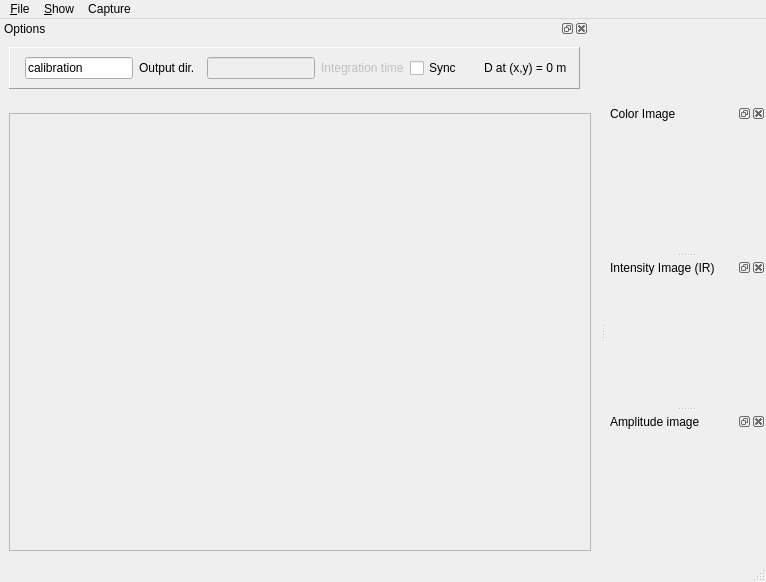
<?xml version="1.0" encoding="UTF-8"?>
<ui version="4.0">
 <class>RawImagesWindow</class>
 <widget class="QMainWindow" name="RawImagesWindow">
  <property name="geometry">
   <rect>
    <x>0</x>
    <y>0</y>
    <width>766</width>
    <height>582</height>
   </rect>
  </property>
  <property name="sizePolicy">
   <sizepolicy hsizetype="Expanding" vsizetype="Expanding">
    <horstretch>0</horstretch>
    <verstretch>0</verstretch>
   </sizepolicy>
  </property>
  <property name="windowTitle">
   <string>RGB-D Capture</string>
  </property>
  <widget class="QWidget" name="centralwidget">
   <layout class="QHBoxLayout" name="horizontalLayout">
    <item>
     <widget class="QFrame" name="frame_2">
      <property name="sizePolicy">
       <sizepolicy hsizetype="Expanding" vsizetype="Expanding">
        <horstretch>0</horstretch>
        <verstretch>0</verstretch>
       </sizepolicy>
      </property>
      <property name="frameShape">
       <enum>QFrame::StyledPanel</enum>
      </property>
      <property name="frameShadow">
       <enum>QFrame::Raised</enum>
      </property>
      <layout class="QHBoxLayout" name="horizontalLayout_2">
       <item>
        <widget class="ntk::ImageWidget" name="depthView" native="true">
         <property name="minimumSize">
          <size>
           <width>320</width>
           <height>240</height>
          </size>
         </property>
         <property name="focusPolicy">
          <enum>Qt::ClickFocus</enum>
         </property>
        </widget>
       </item>
      </layout>
     </widget>
    </item>
   </layout>
  </widget>
  <widget class="QMenuBar" name="menubar">
   <property name="geometry">
    <rect>
     <x>0</x>
     <y>0</y>
     <width>766</width>
     <height>22</height>
    </rect>
   </property>
   <widget class="QMenu" name="menuShow">
    <property name="title">
     <string>&amp;Show</string>
    </property>
    <addaction name="action_3D_View"/>
    <addaction name="action_Filters"/>
    <addaction name="action_Show_Modeler"/>
   </widget>
   <widget class="QMenu" name="menuFile">
    <property name="title">
     <string>&amp;File</string>
    </property>
    <addaction name="action_GrabOneFrame"/>
    <addaction name="action_GrabFrames"/>
    <addaction name="action_Screen_capture_mode"/>
    <addaction name="actionSave_calibration_parameters"/>
    <addaction name="separator"/>
    <addaction name="action_Quit"/>
   </widget>
   <widget class="QMenu" name="menuCapture">
    <property name="title">
     <string>Capture</string>
    </property>
    <addaction name="actionPause"/>
    <addaction name="actionNext_frame"/>
    <addaction name="actionShow_IR"/>
    <addaction name="actionDual_RGB_IR_mode"/>
   </widget>
   <addaction name="menuFile"/>
   <addaction name="menuShow"/>
   <addaction name="menuCapture"/>
  </widget>
  <widget class="QStatusBar" name="statusbar"/>
  <widget class="QDockWidget" name="dockWidget">
   <property name="windowTitle">
    <string>Color Image</string>
   </property>
   <attribute name="dockWidgetArea">
    <number>2</number>
   </attribute>
   <widget class="QWidget" name="dockWidgetContents">
    <property name="minimumSize">
     <size>
      <width>160</width>
      <height>120</height>
     </size>
    </property>
    <layout class="QHBoxLayout" name="horizontalLayout_3">
     <item>
      <widget class="ntk::ImageWidget" name="colorView" native="true">
       <property name="sizePolicy">
        <sizepolicy hsizetype="Preferred" vsizetype="Preferred">
         <horstretch>0</horstretch>
         <verstretch>0</verstretch>
        </sizepolicy>
       </property>
      </widget>
     </item>
    </layout>
   </widget>
  </widget>
  <widget class="QDockWidget" name="dockWidget_2">
   <property name="windowTitle">
    <string>Intensity Image (IR)</string>
   </property>
   <attribute name="dockWidgetArea">
    <number>2</number>
   </attribute>
   <widget class="QWidget" name="dockWidgetContents_2">
    <property name="minimumSize">
     <size>
      <width>160</width>
      <height>120</height>
     </size>
    </property>
    <layout class="QHBoxLayout" name="horizontalLayout_4">
     <item>
      <widget class="ntk::ImageWidget" name="intensityView" native="true"/>
     </item>
    </layout>
   </widget>
  </widget>
  <widget class="QDockWidget" name="dockWidget_3">
   <property name="windowTitle">
    <string>Amplitude image</string>
   </property>
   <attribute name="dockWidgetArea">
    <number>2</number>
   </attribute>
   <widget class="QWidget" name="dockWidgetContents_3">
    <property name="minimumSize">
     <size>
      <width>160</width>
      <height>120</height>
     </size>
    </property>
    <layout class="QHBoxLayout" name="horizontalLayout_5">
     <item>
      <widget class="ntk::ImageWidget" name="amplitudeView" native="true"/>
     </item>
    </layout>
   </widget>
  </widget>
  <widget class="QDockWidget" name="dockWidget_4">
   <property name="windowTitle">
    <string>Options</string>
   </property>
   <attribute name="dockWidgetArea">
    <number>4</number>
   </attribute>
   <widget class="QWidget" name="dockWidgetContents_4">
    <property name="sizePolicy">
     <sizepolicy hsizetype="Fixed" vsizetype="Fixed">
      <horstretch>0</horstretch>
      <verstretch>0</verstretch>
     </sizepolicy>
    </property>
    <layout class="QHBoxLayout" name="horizontalLayout_6">
     <item>
      <widget class="QFrame" name="frame">
       <property name="sizePolicy">
        <sizepolicy hsizetype="Fixed" vsizetype="Fixed">
         <horstretch>0</horstretch>
         <verstretch>0</verstretch>
        </sizepolicy>
       </property>
       <property name="frameShape">
        <enum>QFrame::Panel</enum>
       </property>
       <property name="frameShadow">
        <enum>QFrame::Raised</enum>
       </property>
       <property name="lineWidth">
        <number>1</number>
       </property>
       <layout class="QHBoxLayout" name="horizontalLayout_7">
        <item>
         <widget class="Line" name="line_3">
          <property name="orientation">
           <enum>Qt::Horizontal</enum>
          </property>
         </widget>
        </item>
        <item>
         <widget class="QLineEdit" name="outputDirText">
          <property name="minimumSize">
           <size>
            <width>100</width>
            <height>0</height>
           </size>
          </property>
          <property name="focusPolicy">
           <enum>Qt::ClickFocus</enum>
          </property>
          <property name="text">
           <string>calibration</string>
          </property>
         </widget>
        </item>
        <item>
         <widget class="QLabel" name="label">
          <property name="text">
           <string>Output dir.</string>
          </property>
         </widget>
        </item>
        <item>
         <widget class="Line" name="line_2">
          <property name="orientation">
           <enum>Qt::Horizontal</enum>
          </property>
         </widget>
        </item>
        <item>
         <widget class="QLineEdit" name="integrationTimeText">
          <property name="enabled">
           <bool>false</bool>
          </property>
         </widget>
        </item>
        <item>
         <widget class="QLabel" name="label_2">
          <property name="enabled">
           <bool>false</bool>
          </property>
          <property name="text">
           <string>Integration time</string>
          </property>
         </widget>
        </item>
        <item>
         <widget class="QCheckBox" name="syncMode">
          <property name="text">
           <string>Sync</string>
          </property>
          <property name="checked">
           <bool>false</bool>
          </property>
         </widget>
        </item>
        <item>
         <widget class="Line" name="line">
          <property name="orientation">
           <enum>Qt::Horizontal</enum>
          </property>
         </widget>
        </item>
        <item>
         <spacer name="horizontalSpacer">
          <property name="orientation">
           <enum>Qt::Horizontal</enum>
          </property>
          <property name="sizeHint" stdset="0">
           <size>
            <width>10</width>
            <height>20</height>
           </size>
          </property>
         </spacer>
        </item>
        <item>
         <widget class="QLabel" name="distanceLabel">
          <property name="text">
           <string>D at (x,y) = 0 m </string>
          </property>
         </widget>
        </item>
       </layout>
      </widget>
     </item>
    </layout>
   </widget>
  </widget>
  <action name="action_GrabOneFrame">
   <property name="text">
    <string>Grab one frame</string>
   </property>
   <property name="shortcut">
    <string>Ctrl+G</string>
   </property>
  </action>
  <action name="action_Quit">
   <property name="text">
    <string>&amp;Quit</string>
   </property>
   <property name="shortcut">
    <string>Ctrl+Q</string>
   </property>
  </action>
  <action name="action_Show_Object_Detector">
   <property name="checkable">
    <bool>true</bool>
   </property>
   <property name="checked">
    <bool>false</bool>
   </property>
   <property name="text">
    <string>&amp;Object detector</string>
   </property>
  </action>
  <action name="action_3D_View">
   <property name="checkable">
    <bool>true</bool>
   </property>
   <property name="text">
    <string>3D &amp;View</string>
   </property>
  </action>
  <action name="action_Screen_capture_mode">
   <property name="checkable">
    <bool>true</bool>
   </property>
   <property name="enabled">
    <bool>true</bool>
   </property>
   <property name="text">
    <string>&amp;Screen capture mode</string>
   </property>
  </action>
  <action name="action_GrabFrames">
   <property name="checkable">
    <bool>true</bool>
   </property>
   <property name="text">
    <string>Grab all frames</string>
   </property>
  </action>
  <action name="action_Filters">
   <property name="checkable">
    <bool>true</bool>
   </property>
   <property name="text">
    <string>Filters</string>
   </property>
  </action>
  <action name="actionPa10_Controller">
   <property name="checkable">
    <bool>true</bool>
   </property>
   <property name="enabled">
    <bool>false</bool>
   </property>
   <property name="text">
    <string>Pa10 Controller</string>
   </property>
  </action>
  <action name="action_Show_Modeler">
   <property name="checkable">
    <bool>true</bool>
   </property>
   <property name="enabled">
    <bool>false</bool>
   </property>
   <property name="text">
    <string>3D Modeler</string>
   </property>
  </action>
  <action name="actionStep_by_step">
   <property name="text">
    <string>Step by step</string>
   </property>
  </action>
  <action name="actionStep_by_step_2">
   <property name="text">
    <string>Step by step</string>
   </property>
  </action>
  <action name="actionPause">
   <property name="checkable">
    <bool>true</bool>
   </property>
   <property name="text">
    <string>Pause</string>
   </property>
  </action>
  <action name="actionNext_frame">
   <property name="text">
    <string>Next frame</string>
   </property>
   <property name="shortcut">
    <string>Ctrl+Right</string>
   </property>
  </action>
  <action name="actionPedestrians">
   <property name="checkable">
    <bool>true</bool>
   </property>
   <property name="text">
    <string>Pedestrians</string>
   </property>
  </action>
  <action name="actionShow_IR">
   <property name="checkable">
    <bool>true</bool>
   </property>
   <property name="text">
    <string>Show IR</string>
   </property>
  </action>
  <action name="actionDual_RGB_IR_mode">
   <property name="checkable">
    <bool>true</bool>
   </property>
   <property name="text">
    <string>Dual RGB/IR mode</string>
   </property>
  </action>
  <action name="actionRecognise_Objects">
   <property name="checkable">
    <bool>true</bool>
   </property>
   <property name="text">
    <string>Recognise Objects</string>
   </property>
  </action>
  <action name="actionSave_calibration_parameters">
   <property name="text">
    <string>Save calibration parameters</string>
   </property>
  </action>
 </widget>
 <customwidgets>
  <customwidget>
   <class>ntk::ImageWidget</class>
   <extends>QWidget</extends>
   <header location="global">ntk/gui/image_widget.h</header>
   <container>1</container>
  </customwidget>
 </customwidgets>
 <resources/>
 <connections/>
</ui>
